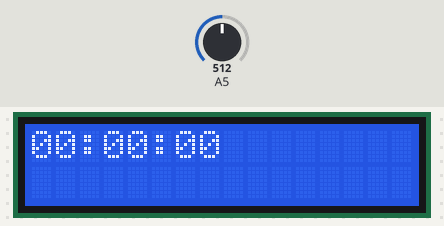
Bench run of a sketch on a simulated Arduino Uno, built with avr-gcc and run on an emulated ATmega328P. Shown: 16×2 character LCD. The test bench sets the inputs (shaded band); at power-on: A5 = 512.

Above: at 0.1 s.
At 1.2 s:
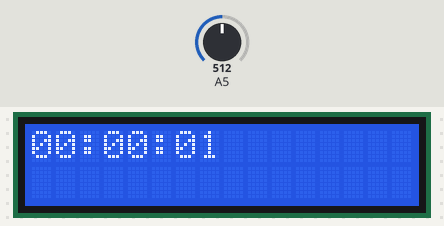
1.3 s: A5 set to 390
At 2.3 s:
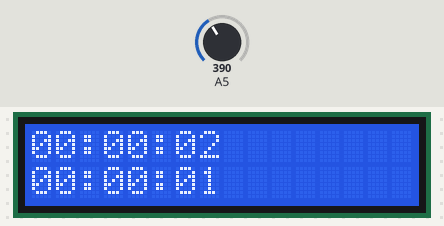
Timing chart, 0 to 4.3 s (numbered marks = the images above; inputs shaded):
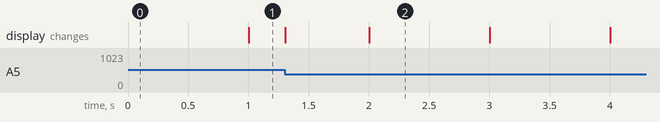

Measured:
- what the display in image 2 shows lasts 1.0 s, from 2.0 s to 3.0 s

The sketch:

Nathan_s_Code.ino
```cpp
#include <LiquidCrystal.h>


bool teststate;
bool teststart;
unsigned long previousMillis = 0;


// initialize the library by associating any needed LCD interface pin
// with the arduino pin number it is connected to
const int rs = 8, en = 9, d4 = 4, d5 = 5, d6 = 6, d7 = 7;
LiquidCrystal lcd(rs, en, d4, d5, d6, d7);


void timeformatandprint(unsigned long inputseconds, int x, int y) {

      int seconds;
      int minutes;
      int hours;

      if (inputseconds >= 59) {
      seconds = (inputseconds % 60);
      }
      else {
        seconds = inputseconds;
      }

      if (inputseconds >= 3599) {
         minutes = ((inputseconds % 3600)/60);
      }
      else if (inputseconds > 59) {
         minutes = (inputseconds / 60);
      }
      else {
         minutes = 0;
      }
      hours = (inputseconds / 3600);


      lcd.setCursor(x, y);
      if (hours < 10) {
        lcd.print("0");
        lcd.print(hours);
      }
      else {
      lcd.print(hours);
      }
      lcd.print(":");
      if (minutes < 10) {
        lcd.print("0");
        lcd.print(minutes);
      }
      else {
      lcd.print(minutes);
      }
      lcd.print(":");

      if (seconds < 10) {
        lcd.print("0");
        lcd.print(seconds);
      }
      else {
      lcd.print(seconds);
      }
}


void setup() {
  // set up the LCD's number of columns and rows:
  lcd.begin(16, 2);
//    Serial.begin(9600);
}

void loop() {


  // set the cursor to column 0, line 1
  // (note: line 1 is the second row, since counting begins with 0):
  lcd.setCursor(0, 0);
//  lcd.print(millis()/1000);


  unsigned long totaltimeElapsed = (millis() / 1000);
  timeformatandprint(totaltimeElapsed, 0, 0);


  lcd.setCursor(0, 1);
  // print the number of seconds since reset:

  int farts = analogRead(A5);
  unsigned long currentMillis = millis();

  if (farts > 400 && teststart == LOW) {
    previousMillis = currentMillis;
    lcd.setCursor(0, 1);

    teststart = HIGH;
  }

  Serial.println(farts);
  if (farts <= 400 && teststate == LOW  && teststart == HIGH) {
      lcd.setCursor(0, 1);
      lcd.print("        ");
      lcd.setCursor(0, 1);
      unsigned long timeElapsed = ((currentMillis - previousMillis)/1000);
//      unsigned long timeElapsed = 3660;       ----------------diagnostic-----------------
      timeformatandprint(timeElapsed, 0, 1);
      teststate = HIGH;
  }
}
```
